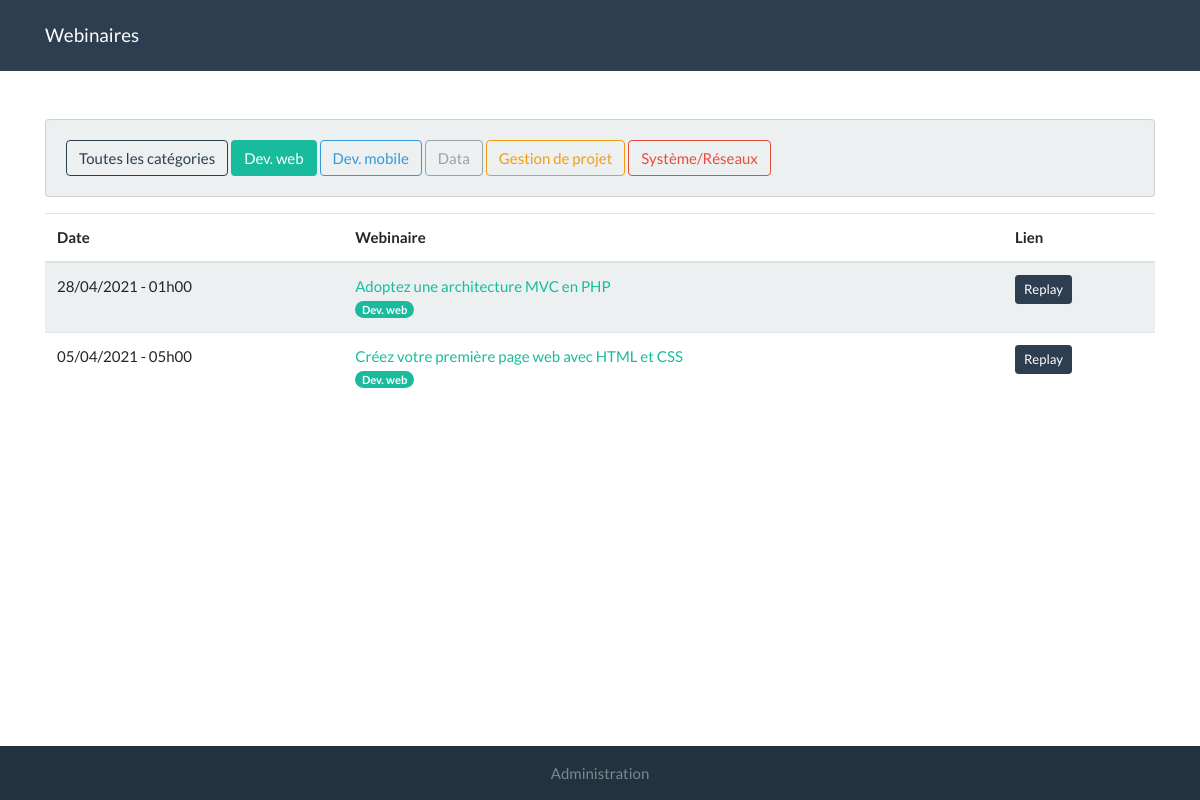
Screenshot of /index.php?category=1 with the database file from the repository.
### tables this page shows
CREATE TABLE `categories` (
  `id` int(11) NOT NULL,
  `name` varchar(255) NOT NULL,
  `color` varchar(255) NOT NULL
);

CREATE TABLE `webinars` (
  `id` int(11) NOT NULL,
  `name` varchar(255) NOT NULL,
  `date` datetime NOT NULL,
  `link` varchar(255) DEFAULT NULL,
  `description` varchar(255) NOT NULL,
  `category` int(11) NOT NULL,
  `user` int(11) NOT NULL
);

### index.php (the view, shortened to what this page needs)
<?php
$categoryFilter = $_GET['category'] ?? 0;
?>
<!DOCTYPE html>
<html lang="fr">
<head>
    <link rel="stylesheet" href="assets/bootstrap.min.css">
</head>
<body>
<nav class="navbar navbar-expand-lg navbar-dark bg-primary">
    <div class="container">
        <a class="navbar-brand" href="index.php">Webinaires</a>
    </div>
</nav>
<div class="container mt-5">
    <div class="row">
        <div class="col-md-12">
            <div class="card bg-light mb-3">
                <div class="card-body">
                    <a class="btn <?php if ($categoryFilter == 0) {
                        echo 'btn-primary';
                    } else {
                        echo 'btn-outline-primary';
                    } ?>" href="index.php">Toutes les catégories</a>
                    <?php
                    try {
                        $bdd = new PDO('mysql:dbname=webinaires;host=127.0.0.1;charset=utf8', 'phpmyadmin', 'root');
                        $bdd->setAttribute(PDO::ATTR_ERRMODE, PDO::ERRMODE_EXCEPTION);
                    } catch (PDOException $e) {
                        echo 'Échec lors de la connexion : ' . $e->getMessage();
                    }
                    $req = $bdd->query('SELECT * FROM categories');
                    while ($category = $req->fetch()) {
                        if ($category['id'] == $categoryFilter) {
                            ?>
                            <a href="index.php?category=<?php echo $category['id']; ?>" class="btn"
                               style="background-color: <?php echo $category['color']; ?>; color: #fff;">
                                <?php echo $category['name']; ?>
                            </a>
                        <?php } else { ?>
                            <a href="index.php?category=<?php echo $category['id']; ?>" class="btn"
                               style="color: <?php echo $category['color']; ?>; border-color: <?php echo $category['color']; ?>;">
                                <?php echo $category['name']; ?>
                            </a>
                            <?php
                        }
                    }
                    ?>
                </div>
            </div>
        </div>
    </div>
    <table class="table table-hover table-striped">
        <thead>
        <tr>
            <th scope="col">Date</th>
            <th scope="col">Webinaire</th>
            <th scope="col">Lien</th>
        </tr>
        </thead>
        <tbody>
        <?php
        $request = 'SELECT w.id, w.name as webinar_name, w.date, w.description, c.name as category_name, c.color, u.login FROM webinars w
        INNER JOIN categories c ON c.id = w.category
        INNER JOIN users u ON u.id = w.user ';
        $parameters = [];
        if ($categoryFilter !== 0) {
            $request .= "WHERE w.category = ? ";
            $parameters[] = $categoryFilter;
        }
        $request .= ' ORDER BY w.date DESC';
        $req = $bdd->prepare($request);
        $req->execute($parameters);
        while ($webinar = $req->fetch()) {
            ?>
            <tr>
                <td scope="row"><?php echo date('d/m/Y - h\hi', strtotime($webinar['date'])); ?></td>
                <td>
                    <a href="#" data-toggle="modal" data-target="#webinar-<?php echo $webinar['id']; ?>">
                        <?php echo htmlspecialchars($webinar['webinar_name']); ?>
                    </a>
                    <br/>
                    <span class="badge badge-pill"
                          style="background-color: <?php echo $webinar['color']; ?>; color: #fff;"><?php echo $webinar['category_name']; ?></span>
                </td>
                <td>
                    <a href="#" class="btn btn-sm btn-primary">
                        <?php if (strtotime($webinar['date']) > time()) {  ?>
                            Rejoindre le webinaire
                        <?php } else { ?>
                            Replay
                        <?php } ?>
                    </a>
                </td>
            </tr>
        <?php } ?>
        </tbody>
    </table>
</div>
<footer class="bg-primary text-center text-lg-start">
    <div class="text-center p-3" style="background-color: rgba(0, 0, 0, 0.2);">
        <a class="text-dark" href="new_webinar.php">Administration</a>
    </div>
</footer>
</body>
</html>

### rows the page displays
categories: name "Dev. web"
categories: name "Dev. mobile"
categories: name "Data"
categories: name "Gestion de projet"
categories: name "Système/Réseaux"
webinars: date "28/04/2021 - 01h00", name "Adoptez une architecture MVC en PHP", category.name "Dev. web", shows "Replay"
webinars: date "05/04/2021 - 05h00", name "Créez votre première page web avec HTML et CSS", category.name "Dev. web", shows "Replay"
